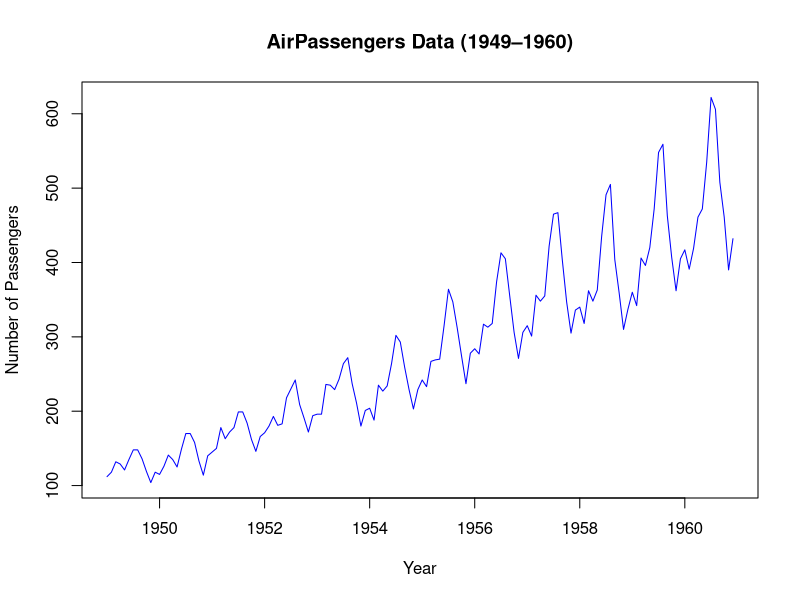
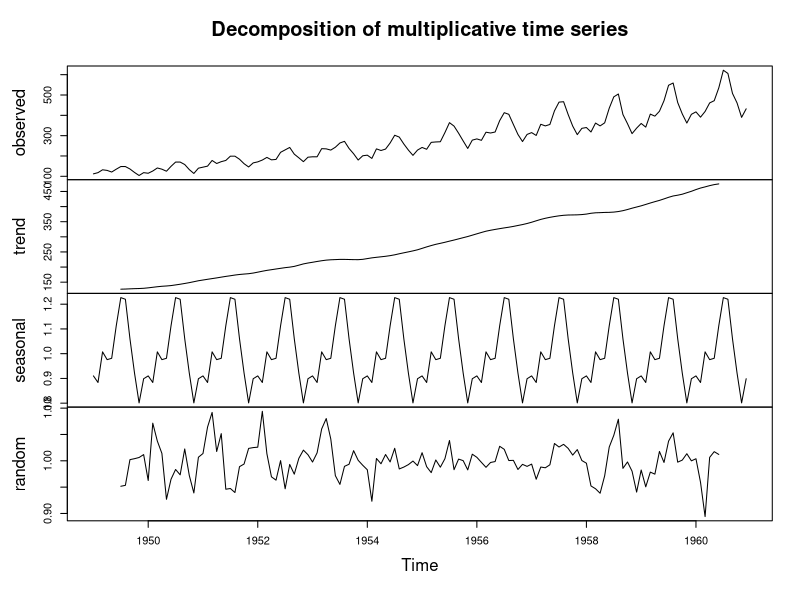
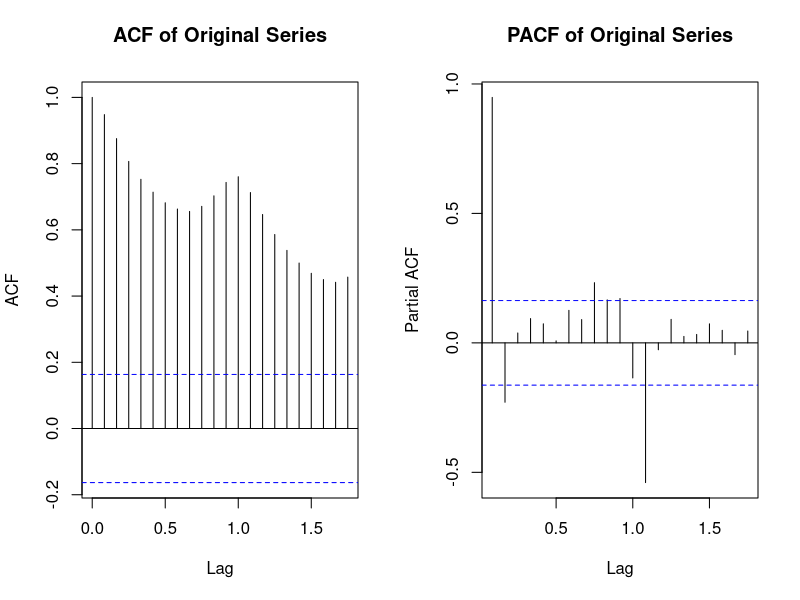
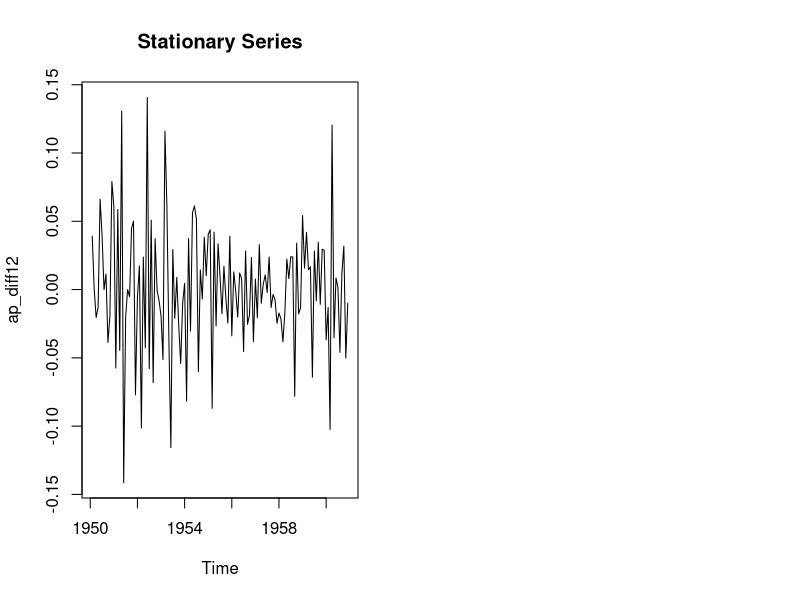
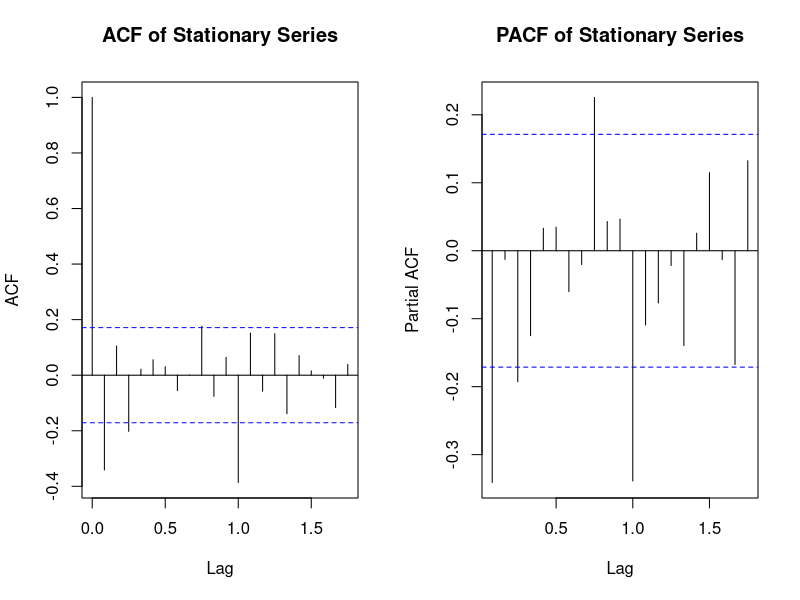
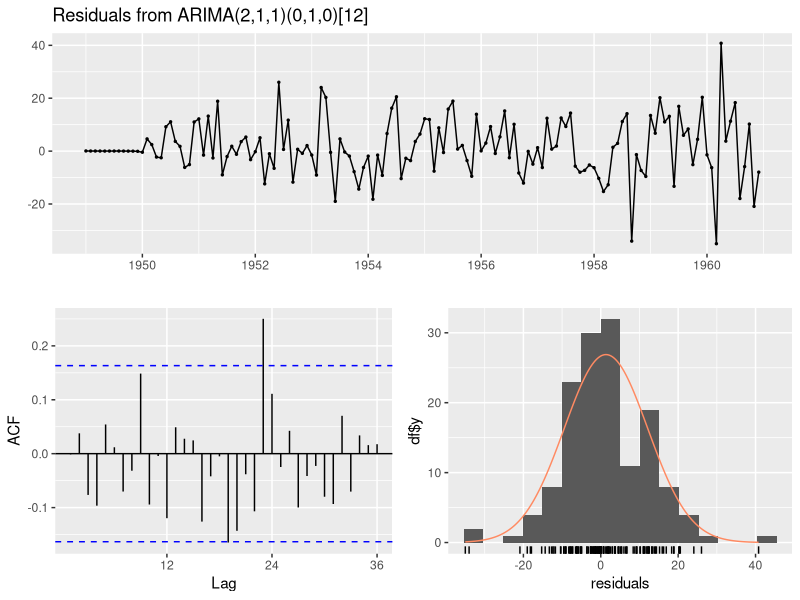

These figures' R source, in order:
# Load dataset
data("AirPassengers")

# View structure
class(AirPassengers)
start(AirPassengers)
end(AirPassengers)
frequency(AirPassengers)

# Assign to object
ap_ts <- AirPassengers

plot(ap_ts,
     main = "AirPassengers Data (1949–1960)",
     ylab = "Number of Passengers",
     xlab = "Year",
     col = "blue")

decomp <- decompose(ap_ts, type = "multiplicative")
plot(decomp)

par(mfrow = c(1,2))

acf(ap_ts, main = "ACF of Original Series")
pacf(ap_ts, main = "PACF of Original Series")

install.packages("tseries")
library(tseries)

kpss.test(ap_ts)


# Log transform
ap_log <- log(ap_ts)

# First difference (trend removal)
ap_diff1 <- diff(ap_log, differences = 1)

# Seasonal difference (period = 12)
ap_diff12 <- diff(ap_diff1, lag = 12)

# Plot stationary series
plot(ap_diff12, main = "Stationary Series")

# Check ACF/PACF
par(mfrow = c(1,2))
acf(ap_diff12, main = "ACF of Stationary Series")
pacf(ap_diff12, main = "PACF of Stationary Series")

# KPSS test again
kpss.test(ap_diff12)


install.packages("forecast")
library(forecast)

auto_model <- auto.arima(ap_ts, seasonal = TRUE)
summary(auto_model)


final_model <- auto.arima(ap_ts, seasonal = TRUE)

summary(final_model)


checkresiduals(final_model)
